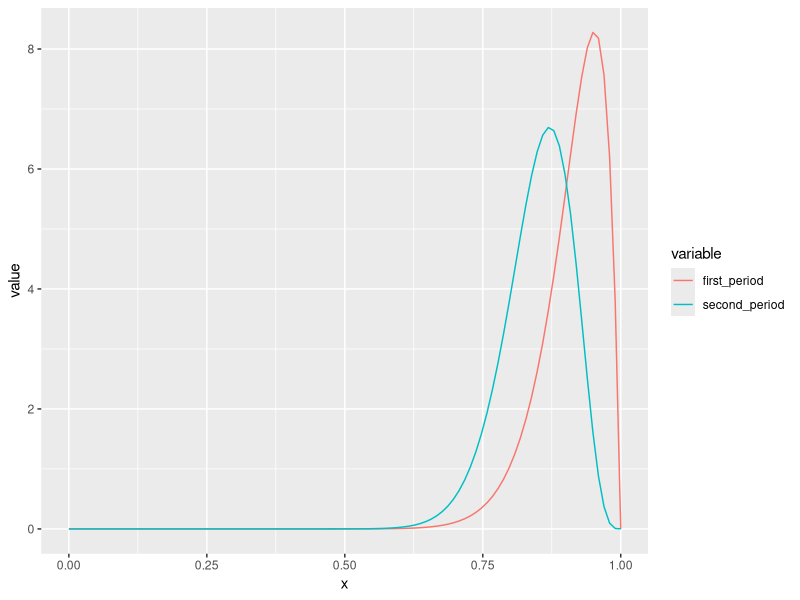

Generate this figure with R:
## ---- chunk 1
# Handle NA strings: https://stackoverflow.com/questions/24172111/change-the-blank-cells-to-na#24172277
data <-
  read.csv(file = 'Skate Metrics.csv', na.strings = c("", " ", "NA"))
head(data)

library(tidyr)
library(data.table)
str(data)

# as.Date : https://stackoverflow.com/questions/47230146/error-message-do-not-know-how-to-convert-dataframecol-to-class-date?rq=1
data$Date <- as.Date(data$Date, format = "%m/%d/%Y")

# Filling downward the Date and Trick column's values
# - This assumes we didn't manually fill them in for the same Date or Trick
data <- fill(data, c("Date", "Trick"), .direction = "down")
## ---- chunk 2
write.csv(data,
          "Skate Metrics - Base Data.csv",
          row.names = FALSE,
          quote = FALSE)
## ---- chunk 3
df = as.data.table(data)

# Order: https://stackoverflow.com/questions/12353820/sort-rows-in-data-table-in-decreasing-order-on-string-key-order-x-v-gives-er
data2 <-
  df[, .("Hits to Attempts Ratio" = sum(Outcome) / length(Outcome), "Times Landed" = sum(Outcome), "Num of Attempts" = length(Outcome)), by =
       c("Trick")][order(-`Hits to Attempts Ratio`)]
colnames(data2) # [1] "Trick" "V1"    "V2"    "V3"

# data2[,c(1:3,5)]

data2

# Number of days of tricks recorded
length(unique(data$Date))

# Number of attempts in dataset
sum(data2[, 4])

# Nollie attempts before July 20, 2020
first_period_nollie <-
  df[Trick == "Nollie" &
       Date < "20-07-20", .(a = sum(Outcome), b = length(Outcome) - sum(Outcome))]
second_period_nollie <-
  df[Trick == "Nollie" &
       Date >= "20-07-20", .(a = sum(Outcome), b = length(Outcome) - sum(Outcome))]

### Not really sure what all this does
# : https://stackoverflow.com/questions/2564258/plot-two-graphs-in-same-plot-in-r/19039094#19039094

library(ggplot2)
library(reshape2)

# original data in a 'wide' format
x <- seq(0, 1, length = 100)
y1 <- dbeta(x, first_period_nollie$a, first_period_nollie$b)
y2 <- dbeta(x, second_period_nollie$a, second_period_nollie$b)
dff <- data.frame(x, first_period = y1, second_period = y2)

# melt the data to a long format
df2 <- melt(data = dff, id.vars = "x")

# plot, using the aesthetics argument 'colour'
ggplot(data = df2, aes(x = x, y = value, colour = variable)) + geom_line()

# qbeta(0.025,first_period_nollie$a,first_period_nollie$b)
# qbeta(0.975,first_period_nollie$a,first_period_nollie$b)
## ---- chunk 4
write.csv(data2,
          "Trick Hits to Attempts.csv",
          row.names = FALSE,
          quote = FALSE) # write summary to csv file
